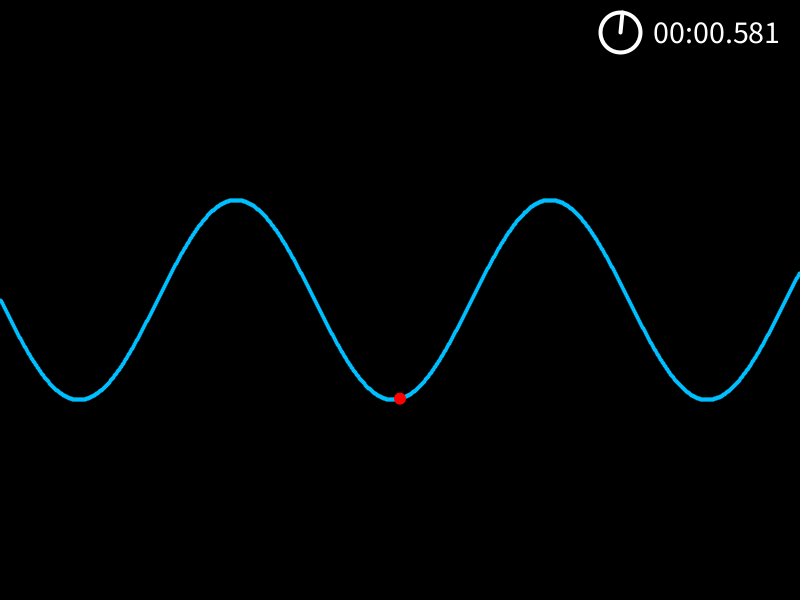
Frame 1 (no input)
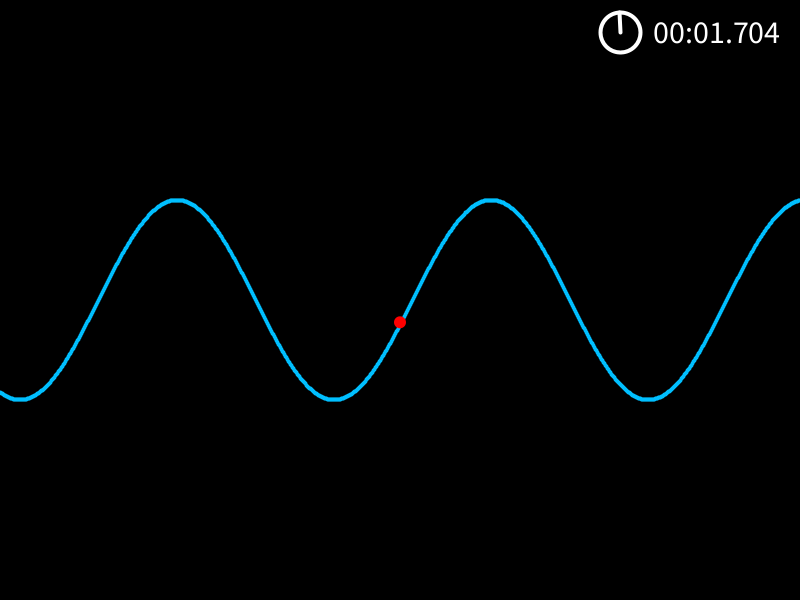
Frame 60 (the mouse pressed at the canvas centre just before this capture)
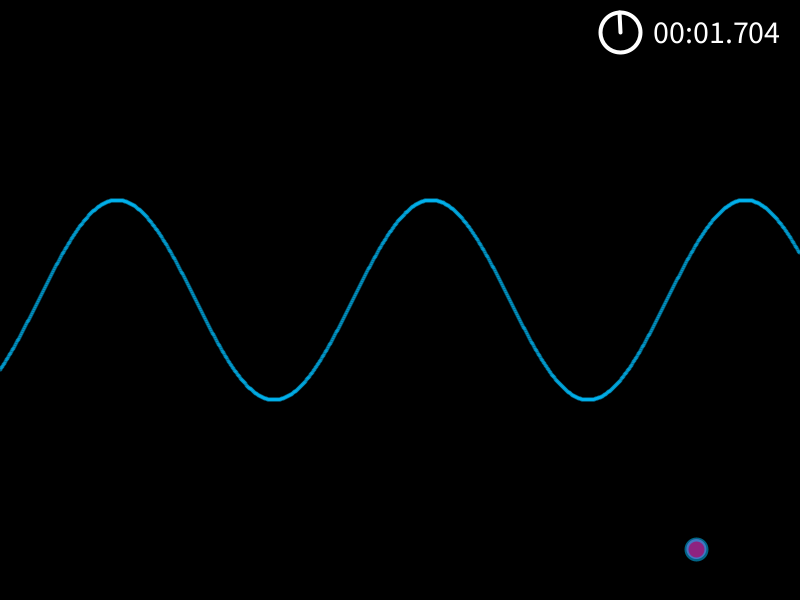
Frame 120 (the mouse held since frame 60 and released just before this capture)

The Processing sketch that drew these frames (run headless with seeded random() and noise(); from frame 60 on, the mouse is pressed at the canvas centre):

// Processing sketch: Russell_Aquino
// ── Russell_Aquino.pde
// This code represents the flow of time and the trajectory of chaos.
// There is a blue sine wave with a red dot following its path, and a stopwatch timer keeping track.
// Once the user clicks the screen, the red dot goes off the sine wave and the stopwatch stops.
// Whenever this ball hits the edge of the screen, it duplicates after each hit infinitely.

ArrayList<Ball> balls;  // List to store all the balls
float startTime;  // The time when the stopwatch started
float elapsedTime;  // The elapsed time since start
boolean running = true;  // Flag to track if the stopwatch is running
float sineOpacity = 255;  // Opacity of the sine wave (starts fully visible)

float waveOffset = 0;  // Horizontal offset for sine wave animation
boolean waveFading = false;  // Flag to track if sine wave is fading out
boolean ballStarted = false;  // Flag to track if the ball has started

// For red dot to ball transition
boolean redDotClicked = false;  // Flag to check if the red dot was clicked
float redDotX, redDotY;  // Position of the red dot

// Stopwatch animation properties
float stopwatchRadius = 20;  // Radius of the stopwatch circle (matches text height)
float lineAngle = -HALF_PI;  // The angle of the rotating line (starts from the top)
float angleIncrement = TWO_PI / 60;  // Angle increment for 1 full period every 1 second (assuming 60 FPS)
boolean stopRotating = false;  // Flag to control whether the line continues rotating

void setup() {
  size(800, 600);  // Set up the canvas size
  balls = new ArrayList<Ball>();  // Initialize the list of balls
  startTime = millis();  // Record the time when the sketch starts
  noStroke();  // Remove stroke for the balls
  textAlign(RIGHT, TOP);  // Align text to the top-right corner
  textSize(32);  // Set the text size for the stopwatch display
}

void draw() {
  background(0, 10);  // Clear the screen with a black background and slight transparency for the trail

  if (running) {
    // Calculate the elapsed time
    elapsedTime = millis() - startTime;
  }

  // Convert elapsed time to minutes, seconds, and milliseconds
  int minutes = int(elapsedTime / 60000);
  int seconds = int((elapsedTime % 60000) / 1000);
  int milliseconds = int(elapsedTime % 1000);

  // Display the stopwatch at the top right corner with formatted time
  fill(255);  // White color for the text
  text(nf(minutes, 2) + ":" + nf(seconds, 2) + "." + nf(milliseconds, 3), width - 20, 20);

  // Draw the stopwatch animation to the left of the timer
  drawStopwatchAnimation(minutes, seconds, milliseconds);

  // Draw the sine wave as the background (only if it's still visible)
  if (!waveFading) {
    drawSineWave();
  } else {
    // Gradually fade out the sine wave
    sineOpacity -= 2;  // Fade rate (can adjust for smoother/faster fade)
    if (sineOpacity <= 0) {
      sineOpacity = 0;  // Make sure it doesn't go negative
      if (!ballStarted) {
        startBall();  // Start the ball after the wave fades out
      }
    }
    drawSineWave();  // Draw the sine wave with fading opacity
  }

  // Update and display all the balls in the list
  for (int i = 0; i < balls.size(); i++) {
    balls.get(i).update();
    balls.get(i).display();
  }

  // If the red dot has not been clicked, update and display it
  if (!redDotClicked) {
    float amplitude = 100;
    float frequency = 0.02;
  
    // Red dot follows the sine wave path
    redDotX = width / 2;  // Keep red dot in the center horizontally
    redDotY = sin(frequency * (redDotX + waveOffset)) * amplitude + height / 2;  // Get sine wave Y position
  
    fill(255, 0, 0);  // Red color for the dot
    noStroke();  // No stroke for the dot
    ellipse(redDotX, redDotY, 12, 12);  // Draw the red dot with a radius of 12
  }
}

// Ball class to define each ball's properties and behavior
class Ball {
  float x, y;  // Position of the ball
  float dx, dy;  // Speed of the ball in the x and y directions
  float radius;  // Radius of the ball
  color ballColor;  // Color of the ball

  // Constructor to initialize a ball with random values
  Ball(float startX, float startY) {
    x = startX;
    y = startY;
    radius = 10;  // Draw the ball with a radius of 10
    dx = random(3, 6);  // Set a random speed between 3 and 6 for the ball
    dy = random(3, 6);  // Set a random speed between 3 and 6 for the ball
    ballColor = color(random(255), random(255), random(255));  // Random color for the ball
  }

  // Update the ball's position and check for edge collisions
  void update() {
    x += dx;  // Update the x position
    y += dy;  // Update the y position

    // Check for collisions with the edges of the screen and reverse direction if necessary
    if (x - radius <= 0 || x + radius >= width) {
      dx = -dx;  // Reverse direction on the x-axis
      duplicateBall();  // Duplicate a ball when hitting the left or right edge
      increaseSpeed();  // Increase speed after bouncing
    }

    if (y - radius <= 0 || y + radius >= height) {
      dy = -dy;  // Reverse direction on the y-axis
      duplicateBall();  // Duplicate a ball when hitting the top or bottom edge
      increaseSpeed();  // Increase speed after bouncing
    }
  }

  // Display the ball on the screen
  void display() {
    fill(ballColor, 150);  // Set the ball's color with some transparency (for trail effect)
    ellipse(x, y, radius * 2, radius * 2);  // Draw the ball as a circle
  }

  // Duplicate the ball by creating a new one at a random position
  void duplicateBall() {
    balls.add(new Ball(random(width), random(height)));
  }

  // Increase the ball's speed by a small amount
  void increaseSpeed() {
    dx *= 1.05;  // Increase the speed on the x-axis
    dy *= 1.05;  // Increase the speed on the y-axis
  }
}

// Create a new ball, stop the stopwatch, and start fading the sine wave when the mouse is pressed
void mousePressed() {
  if (!redDotClicked) {
    redDotClicked = true;  // Mark the red dot as clicked
    running = false;  // Stop the stopwatch when clicked
    waveFading = true;  // Start the sine wave fading process
    stopRotating = true;  // Stop the rotating line
    balls.add(new Ball(redDotX, redDotY));  // Add a new ball where the red dot was
  }
}

// Start the ball after the sine wave fades out
void startBall() {
  ballStarted = true;  // Set the flag to prevent multiple balls from starting
}

// Draw the sine wave as the background
void drawSineWave() {
  float amplitude = 100;
  float frequency = 0.02;
  
  // Set visual properties for the sine wave
  stroke(0, 191, 255, sineOpacity);  // A little lighter blue
  strokeWeight(4);  // Thicker sine wave
  
  // Start the sine wave from the very left edge of the screen
  float waveStartX = 0;
  float waveEndX = width;  // End the wave at the far right edge of the screen

  // Draw the sine wave
  for (float x = waveStartX; x < waveEndX; x++) {
    float y = sin(frequency * (x + waveOffset)) * amplitude + height / 2;
    point(x, y);  // Draw the sine wave points
  }

  waveOffset += 1;  // Shift the sine wave to the right for animation
}

// Draw the rotating stopwatch animation (circle with rotating line)
void drawStopwatchAnimation(int minutes, int seconds, int milliseconds) {
  // Position the circle slightly to the left of the stopwatch timer (no overlap)
  float textWidth = textWidth(nf(minutes, 2) + ":" + nf(seconds, 2) + "." + nf(milliseconds, 3));
  float centerX = width - stopwatchRadius * 2 - 140;  // Horizontal position (left of the timer)
  float centerY = 22 + stopwatchRadius / 2;  // Vertical position (aligned with the timer's text)

  // Draw the circle (stopwatch animation)
  noFill();
  stroke(255);  // White color for the stopwatch circle
  strokeWeight(4);
  ellipse(centerX, centerY, stopwatchRadius * 2, stopwatchRadius * 2);

  // Update the line angle based on the elapsed time (line completes a full rotation every 1s)
  if (!stopRotating) {
    lineAngle += angleIncrement;  // Increment by 2π/60 for 1 full period in 1 second
  }

  // Draw the rotating line (the radius)
  float lineX = centerX + cos(lineAngle) * stopwatchRadius;
  float lineY = centerY + sin(lineAngle) * stopwatchRadius;
  line(centerX, centerY, lineX, lineY);  // Draw the line from the center to the edge
}

// Russell Aquino (1799682) - Term Project #2
